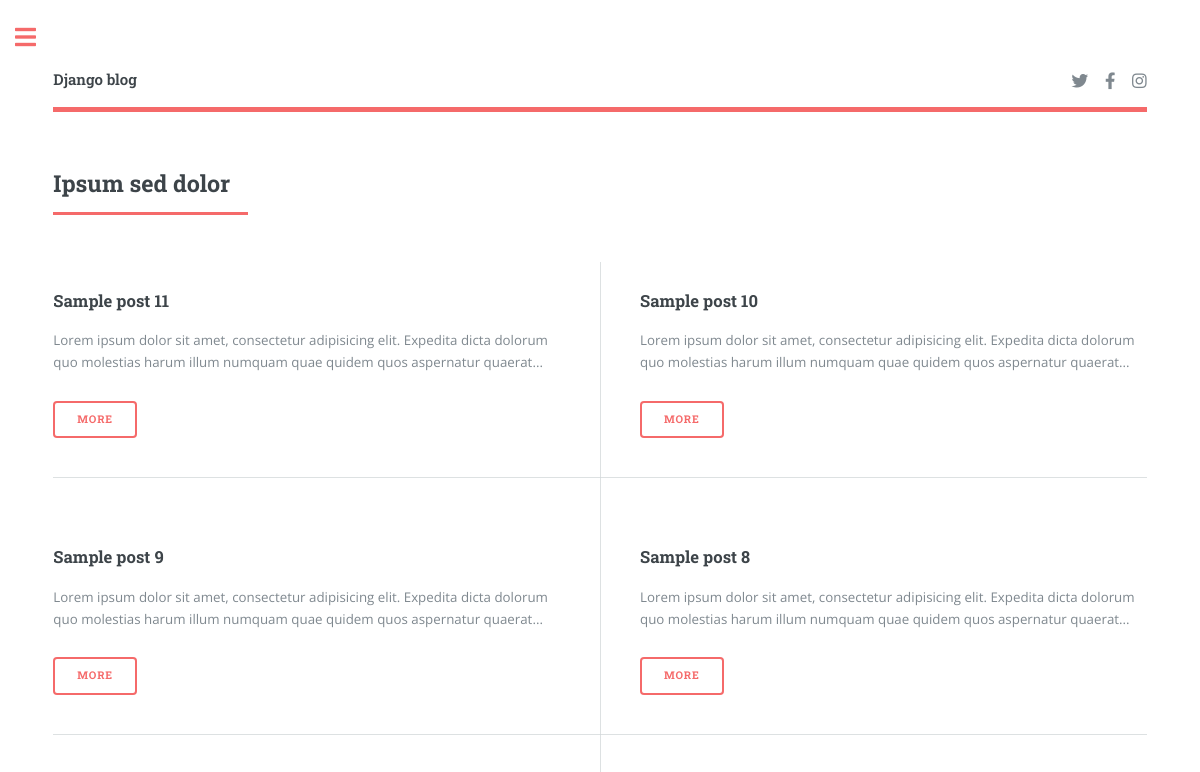
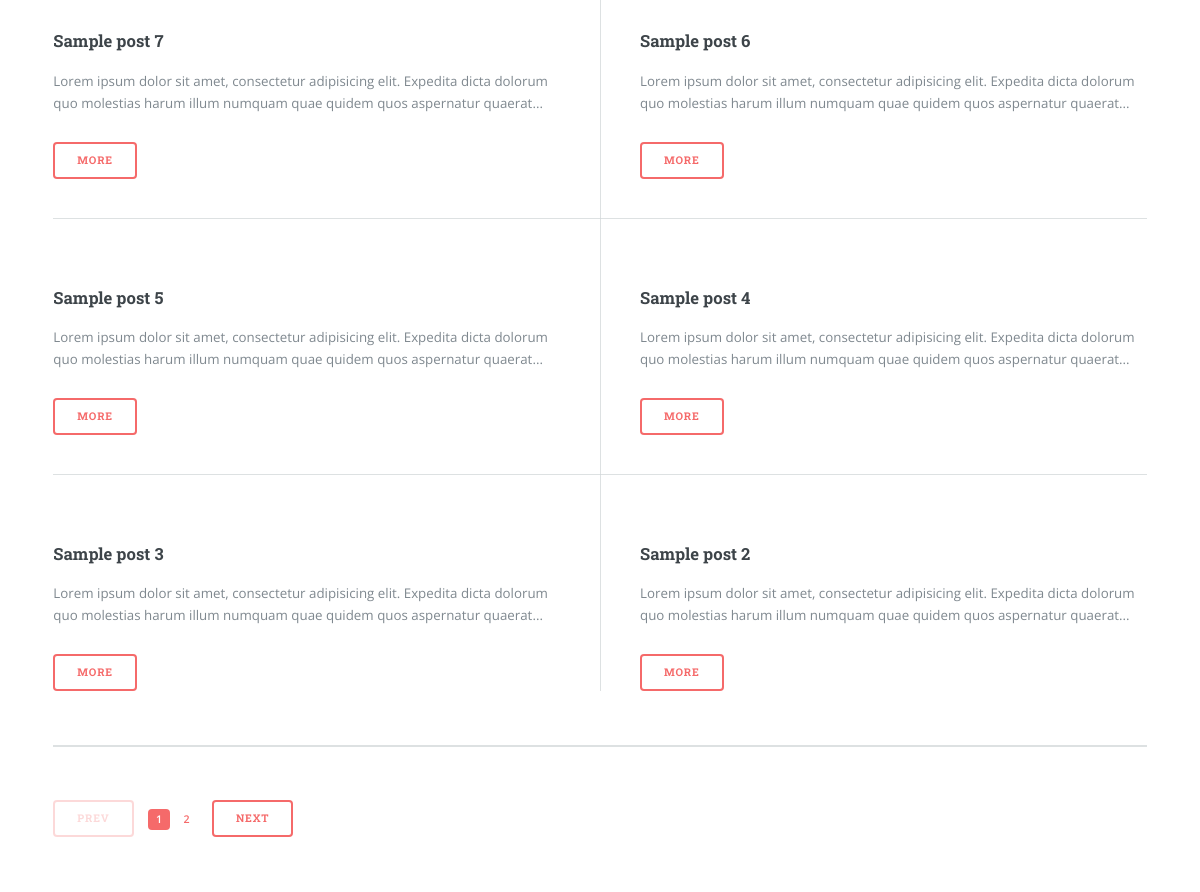
The app's page /, older data (2 pictures, top to bottom).
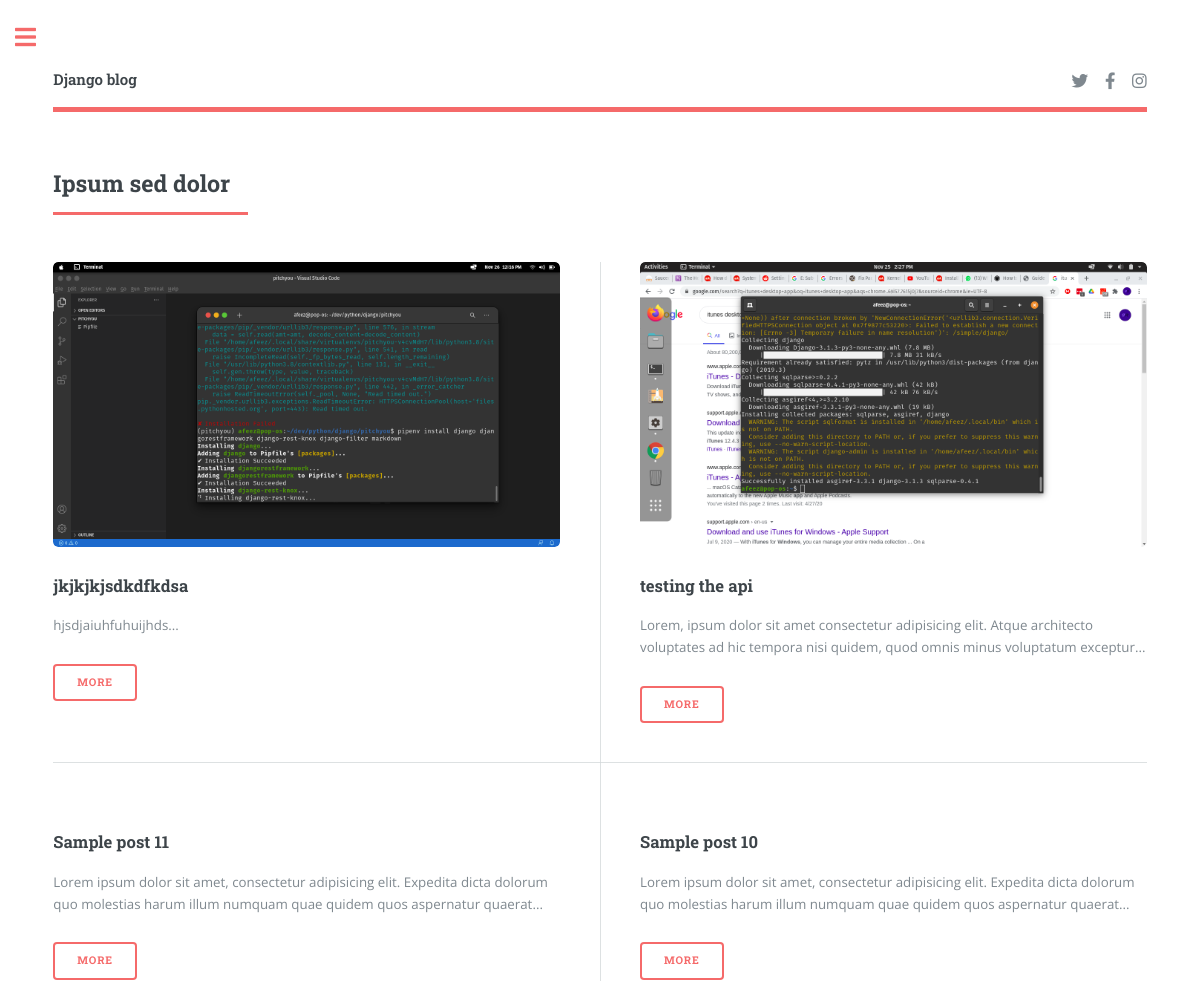
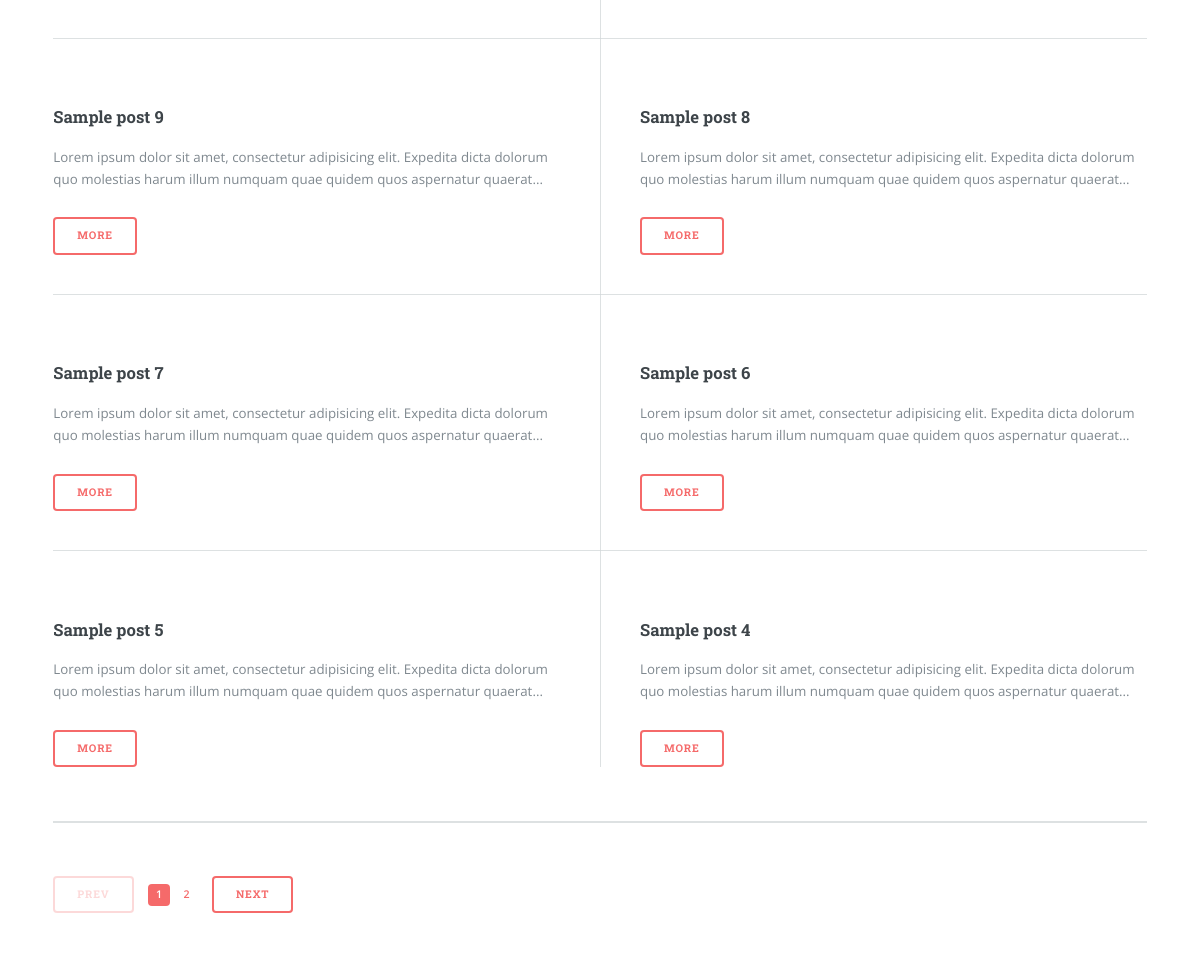
The same page, newer data (2 pictures, top to bottom).
### article/models.py (models this page shows, shortened)
class Article(models.Model):
    image = models.ImageField()
    title = models.CharField(max_length = 350)
    body = models.TextField()
    pub_date = models.DateTimeField(auto_now = True)
    update_date = models.DateTimeField(auto_now_add = True)
    slug = AutoSlugField(populate_from = "title")
    @property
    def short_text(self):
        return self.body[0:150]

### article/views.py (the view)
# urls.py: path('', views.Index.as_view(), name = 'index'),
class Index(ListView):
    template_name = "index.html"
    paginate_by = 10
    def get_queryset(self):
        return Article.objects.order_by("-pub_date")

### article/templates/index.html
{% extends 'base.html' %}
{% block body %}
<section>
    <header class="major">
        <h2>Ipsum sed dolor</h2>
    </header>
    <div class="posts">
        {% for article in object_list %}
        <article>
            <a href="{% url 'details' article.slug %}" class="image"><img src="{{ article.image.url}}" alt="" /></a>
            <h3>{{ article.title }}</h3>
            <p>{{ article.short_text }}...</p>
            <ul class="actions">
                <li><a href="{% url 'details' article.slug %}" class="button">More</a></li>
            </ul>
        </article>
        {% endfor %}
    </div>
</section>
{% if is_paginated %}
<section>
    <ul class="pagination">
        {% if page_obj.has_previous %}
        <li><a href="?page={{ page_obj.previous_page_number }}" class="button">Next</a></li>
        {% else %}
        <li><span class="button disabled">Prev</span></li>
        {% endif %}
        {% for i in paginator.page_range %}
        {% if page_obj.number == i %}
        <li><a href="?page={{ i }}" class="page active">{{ i }}</a></li>
        {% else %}
        <li><a href="?page={{ i }}" class="page">{{ i }}</a></li>
        {% endif %}
        {% endfor %}
        {% if page_obj.has_next %}
        <li><a href="?page={{ page_obj.next_page_number }}" class="button">Next</a></li>
        {% else %}
        <li><span class="button disabled">Next</span></li>
        {% endif %}
    </ul>
</section>
{% endif %}
{% endblock %}

### article/templates/base.html (shortened to what this page needs)
<!DOCTYPE HTML>
<html>
    <head>
        {% load static %}
        <link rel="stylesheet" href="https://cdnjs.cloudflare.com/ajax/libs/font-awesome/5.9.0/css/all.min.css">
        <link rel="stylesheet" href="{% static 'assets/css/main.css' %}" />
    </head>
    <body class="is-preload">
            <div id="wrapper">
                    <div id="main">
                        <div class="inner">
                                <header id="header">
                                    <a href="{% url 'index' %}" class="logo"><strong>Django blog</strong></a>
                                    <ul class="icons">
                                        <li><a href="https://twitter.com/AfeezGL" class="icon brands fa-twitter"><span class="label">Twitter</span></a></li>
                                        <li><a href="https://web.facebook.com/lawal.afeez.758" class="icon brands fa-facebook-f"><span class="label">Facebook</span></a></li>
                                        <li><a href="https://instagram.com/afeezgl" class="icon brands fa-instagram"><span class="label">Instagram</span></a></li>
                                    </ul>
                                </header>
                            {% block body %}
                            {% endblock %}
                        </div>
                    </div>
            </div>
    </body>
</html>

Row changes from the older to the newer data that the page shows:
no longer on this page (row unchanged): Article: title "Sample post 3", short_text "Lorem ipsum dolor sit amet, consectetur adipisicing elit. Expedita dicta dolorum quo molestias harum illum numquam quae quidem quos aspernatur quaerat"
no longer on this page (row unchanged): Article: title "Sample post 2", short_text "Lorem ipsum dolor sit amet, consectetur adipisicing elit. Expedita dicta dolorum quo molestias harum illum numquam quae quidem quos aspernatur quaerat"
added Article: image (picture), title "jkjkjkjsdkdfkdsa", short_text "hjsdjaiuhfuhuijhds"
added Article: image (picture), title "testing the api", short_text "Lorem, ipsum dolor sit amet consectetur adipisicing elit. Atque architecto voluptates ad hic tempora nisi quidem, quod omnis minus voluptatum exceptur"
